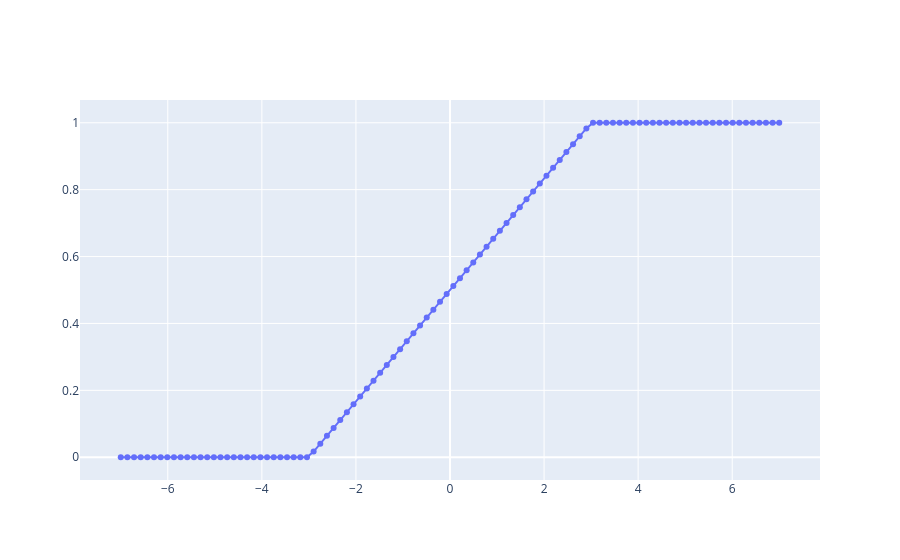

Notebook code for this chart:
### Markdown cell above
将其图像可视化：

### Code cell
import plotly.graph_objects as go
x = np.linspace(-7, 7, 100)
y = hard_sigmoid(x)
fig = go.Figure(data=go.Scatter(x=x, y=y, mode='lines+markers'))
fig
